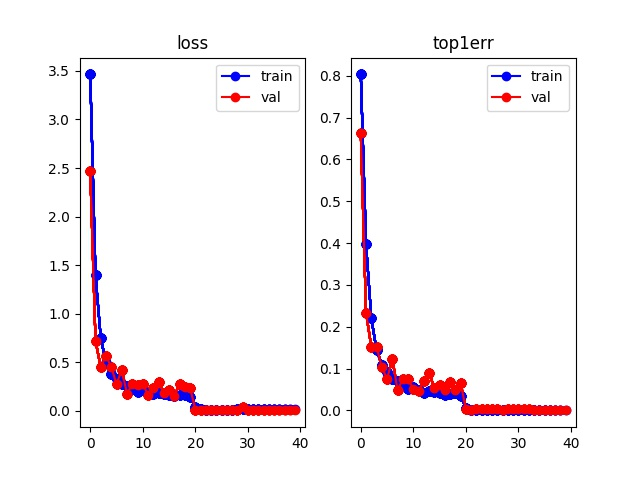

This figure's Python source:
import argparse
import os
import time

import numpy as np
import matplotlib.pyplot as plt
import torch
import torch.backends.cudnn as cudnn
import torchvision

from model import Net


def make_weights_for_balanced_classes(images, nclasses):
    count = [0] * nclasses
    for item in images:
        count[item[1]] += 1
    weight_per_class = [0.] * nclasses
    N = float(sum(count))
    for i in range(nclasses):
        weight_per_class[i] = N/float(count[i])
    weight = [0] * len(images)
    for idx, val in enumerate(images):
        weight[idx] = weight_per_class[val[1]]
    return weight




parser = argparse.ArgumentParser(description="Train on market1501")
parser.add_argument("--data-dir",default='data',type=str)
parser.add_argument("--no-cuda",action="store_true")
parser.add_argument("--gpu-id",default=0,type=int)
parser.add_argument("--lr",default=0.1, type=float)
parser.add_argument("--interval",'-i',default=20,type=int)
parser.add_argument('--resume', '-r',action='store_true')
parser.add_argument("--ckpt", type=str, default='ckpt.t7')
args = parser.parse_args()

# device
device = "cuda:{}".format(args.gpu_id) if torch.cuda.is_available() and not args.no_cuda else "cpu"
if torch.cuda.is_available() and not args.no_cuda:
    cudnn.benchmark = True

# data loading
root = args.data_dir
train_dir = os.path.join(root,"train")
test_dir = os.path.join(root,"test")
transform_train = torchvision.transforms.Compose([
torchvision.transforms.Resize((128,64)),
    # torchvision.transforms.RandomCrop((128,64),padding=4),
    torchvision.transforms.RandomHorizontalFlip(),
    torchvision.transforms.ToTensor(),
    torchvision.transforms.Normalize([0.485, 0.456, 0.406], [0.229, 0.224, 0.225])
])
transform_test = torchvision.transforms.Compose([
    torchvision.transforms.Resize((128,64)),
    torchvision.transforms.ToTensor(),
    torchvision.transforms.Normalize([0.485, 0.456, 0.406], [0.229, 0.224, 0.225])
])

dataset_train = torchvision.datasets.ImageFolder(train_dir, transform=transform_train)
weights = make_weights_for_balanced_classes(dataset_train.imgs, len(dataset_train.classes))
weights = torch.DoubleTensor(weights)
sampler = torch.utils.data.sampler.WeightedRandomSampler(weights, len(weights))

trainloader = torch.utils.data.DataLoader(
    dataset_train,
    sampler=sampler,
    batch_size=64, pin_memory=True
)
testloader = torch.utils.data.DataLoader(
    torchvision.datasets.ImageFolder(test_dir, transform=transform_test),
    batch_size=64,shuffle=True
)
num_classes = len(trainloader.dataset.classes)

# net definition
start_epoch = 0
net = Net(num_classes=num_classes)
if args.resume:
    assert os.path.isfile("./checkpoint/" + args.ckpt), "Error: no checkpoint file found!"
    print('Loading from {}'.format("./checkpoint/" + args.ckpt))
    checkpoint = torch.load("./checkpoint/" + args.ckpt)
    # import ipdb; ipdb.set_trace()
    net_dict = checkpoint['net_dict']
    net.load_state_dict(net_dict)
    best_acc = checkpoint['acc']
    start_epoch = checkpoint['epoch']
net.to(device)


# loss and optimizer
criterion = torch.nn.CrossEntropyLoss()
optimizer = torch.optim.SGD(net.parameters(), args.lr, momentum=0.9, weight_decay=5e-4)
best_acc = 0.


# train function for each epoch
def train(epoch):
    print("\nEpoch : %d"%(epoch+1))
    net.train()
    training_loss = 0.
    train_loss = 0.
    correct = 0
    total = 0
    interval = args.interval
    start = time.time()
    for idx, (inputs, labels) in enumerate(trainloader):
        # forward
        inputs,labels = inputs.to(device),labels.to(device)
        outputs = net(inputs)
        loss = criterion(outputs, labels)

        # backward
        optimizer.zero_grad()
        loss.backward()
        optimizer.step()

        # accumurating
        training_loss += loss.item()
        train_loss += loss.item()
        correct += outputs.max(dim=1)[1].eq(labels).sum().item()
        total += labels.size(0)

        # print 
        if (idx+1)%interval == 0:
            end = time.time()
            print("[progress:{:.1f}%]time:{:.2f}s Loss:{:.5f} Correct:{}/{} Acc:{:.3f}%".format(
                100.*(idx+1)/len(trainloader), end-start, training_loss/interval, correct, total, 100.*correct/total
            ))
            training_loss = 0.
            start = time.time()
    
    return train_loss/len(trainloader), 1.- correct/total

def test(epoch):
    global best_acc
    net.eval()
    test_loss = 0.
    correct = 0
    total = 0
    start = time.time()
    with torch.no_grad():
        for idx, (inputs, labels) in enumerate(testloader):
            inputs, labels = inputs.to(device), labels.to(device)
            outputs = net(inputs)
            loss = criterion(outputs, labels)

            test_loss += loss.item()
            correct += outputs.max(dim=1)[1].eq(labels).sum().item()
            total += labels.size(0)
        
        print("Testing ...")
        end = time.time()
        print("[progress:{:.1f}%]time:{:.2f}s Loss:{:.5f} Correct:{}/{} Acc:{:.3f}%".format(
                100.*(idx+1)/len(testloader), end-start, test_loss/len(testloader), correct, total, 100.*correct/total
            ))

    # saving checkpoint
    acc = 100.*correct/total
    if acc > best_acc:
        best_acc = acc
        print("Saving parameters to {}".format("./checkpoint/" + args.ckpt))
        checkpoint = {
            'net_dict':net.state_dict(),
            'acc':acc,
            'epoch':epoch,
        }
        if not os.path.isdir('checkpoint'):
            os.mkdir('checkpoint')
        torch.save(checkpoint, "./checkpoint/" + args.ckpt)

    return test_loss/len(testloader), 1.- correct/total

# plot figure
x_epoch = []
record = {'train_loss':[], 'train_err':[], 'test_loss':[], 'test_err':[]}
fig = plt.figure()
ax0 = fig.add_subplot(121, title="loss")
ax1 = fig.add_subplot(122, title="top1err")
def draw_curve(epoch, train_loss, train_err, test_loss, test_err):
    global record
    record['train_loss'].append(train_loss)
    record['train_err'].append(train_err)
    record['test_loss'].append(test_loss)
    record['test_err'].append(test_err)

    x_epoch.append(epoch)
    ax0.plot(x_epoch, record['train_loss'], 'bo-', label='train')
    ax0.plot(x_epoch, record['test_loss'], 'ro-', label='val')
    ax1.plot(x_epoch, record['train_err'], 'bo-', label='train')
    ax1.plot(x_epoch, record['test_err'], 'ro-', label='val')
    if epoch == 0:
        ax0.legend()
        ax1.legend()
    fig.savefig("train.jpg")

# lr decay
def lr_decay():
    global optimizer
    for params in optimizer.param_groups:
        params['lr'] *= 0.1
        lr = params['lr']
        print("Learning rate adjusted to {}".format(lr))

def main():
    for epoch in range(start_epoch, start_epoch+40):
        train_loss, train_err = train(epoch)
        test_loss, test_err = test(epoch)
        draw_curve(epoch, train_loss, train_err, test_loss, test_err)
        if (epoch+1)%20==0:
            lr_decay()


if __name__ == '__main__':
    main()